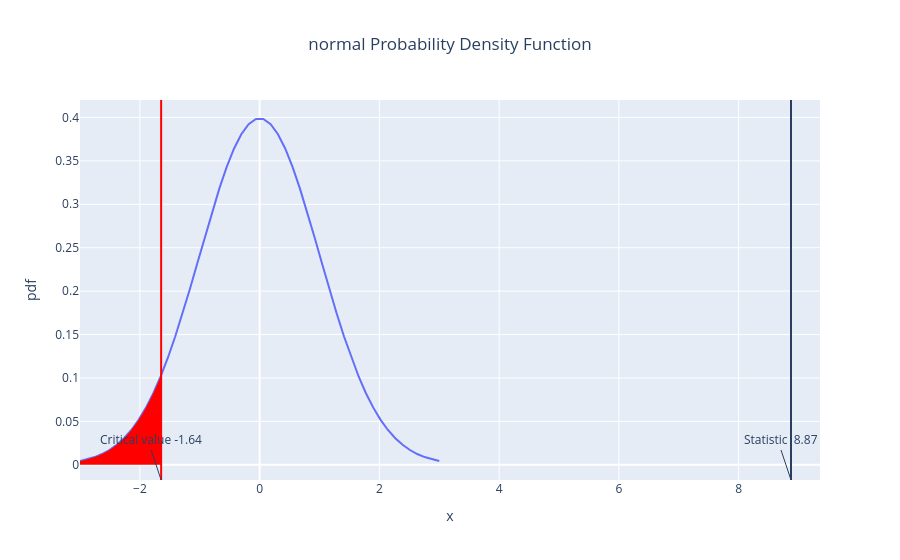

Notebook code for this chart:
### Code cell
show_statistical_test(
    statistic=float(z_stat_sm),
    alpha=0.05,
    n=int(total_clients + total_cclients),
    distribution="normal",
    alternative="lower"
)
